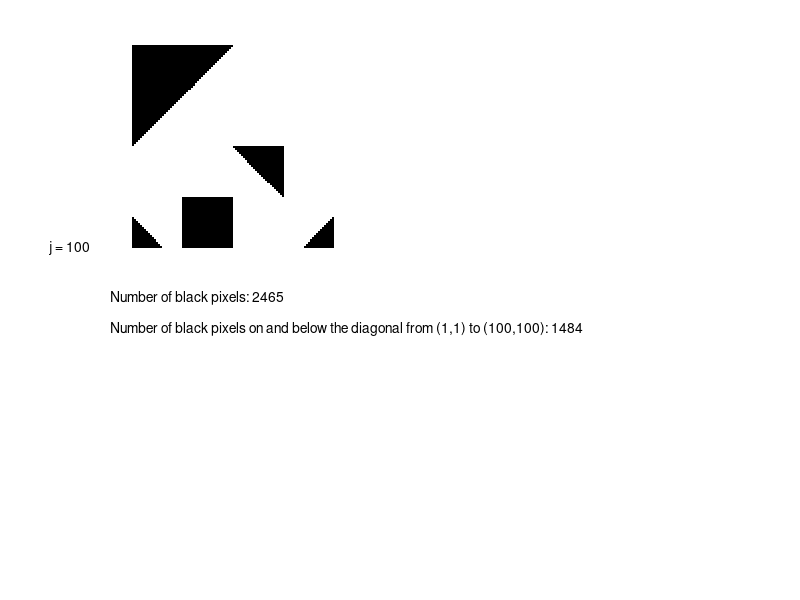

The MATLAB script that drew this image:
%=========================================================================
% The code for your courework can be written in the spaces provided below
%=========================================================================

%//////////////////////////////////////////////////
%//////// CW Task 1: Write your code below ////////
%//////////////////////////////////////////////////


% creates array of white pixels
A = logical(zeros(100));
A(A==0)=1;

% j string variable (for row counter) initialised
JcounterStr = 'j = ';

% displays figure
figure('Name','Binary images')
subplot(2,2,1)

for j = 1:100
    % iteration counter number
    Jcounter = num2str(j);
    figureTextJ = {[JcounterStr Jcounter]};

    % top left triangle (the conditional statement iterates j columns to
    % the right and 1:(51-j) rows down)
    if j<=50
        A(j, (1:(51-j))) = 0;        
    end

    % square (the conditional statement iterates from the 26th to 50th column
    % and 76th to 100th row)
    if j<=25
        A(76:100, (25+j)) = 0;
    end

    % middle triangle (the conditional statement iterates from the 51st to
    % 75th column and from the 51st to 75th row simultaneously)
    if j<=25
        A((50+j), (75-(25-j)):75) = 0;
    end

    % bottom left triangle (the conditional statement iterates from the 1st
    % to 15th column and 86th to 100th row simultaneously)
    if j<=15
        A(((85+j):100), j) = 0;
    end
    
    % bottom right triangle (the conditional statement iterates from the
    % 100th to 86th column and 86th to 100th row simultaneously)
    if j<=15
        A((101-j), (85+j):100) = 0;
    end
    
    % displays row counter with a pause of 0.01
    imshow(A)
    text(-40,j,figureTextJ,'FontSize',10);
    pause(0.01);
end

% displays number of black pixels
black_pixels = num2str(numel(A(A==0)));
black_pixels_text = {['Number of black pixels: ' black_pixels]};
text(-10,125,black_pixels_text,'FontSize',10);

% displays number of black pixels on and below the diagonal from (1,1) to
% (100,100)
black_pixels_diagonal = 0;
for i = 1:100
    for y = i:100
        if A(y, i) == 0
            black_pixels_diagonal = black_pixels_diagonal + 1;
        end
    end
end

black_pixels_diagonal_string = num2str(black_pixels_diagonal);
black_pixels_diagonal_text = {['Number of black pixels on and below the diagonal from (1,1) to (100,100): ' black_pixels_diagonal_string]};
text(-10,140,black_pixels_diagonal_text,'FontSize',10);


%//////////////////////////////////////////////////
%//////// CW Task 2: Write your code below ////////
%//////////////////////////////////////////////////

%{

% displays figure
figure('Name','Binary images')
subplot(2,2,2)

% creates uint8 array of zeros (100*100)
colourarray = uint8(zeros(100, 100, 3));

% j string variable for row counter initialised
JcounterStr = 'j = ';

for j = 1:100
    % iteration counter number initialised
    Jcounter = num2str(j);
    figureTextJ = {[JcounterStr Jcounter]};

    % green triangle (conditional statement iterates from the 1st to 100th
    % column and 100-(100-j) rows down simultaneously, assigning a green 
    % gradient of 255-2*(j-1) to the pixel each time)
    if j<=100
        colourarray((100-(100-j)), j:100, 2) = 255-2*(j-1);
    end
    
    % blue triangle (conditional statement iterates from 1st to 50th column
    % and (100-j):100 rows down, assigning a blue value of 200 to every pixel)
    if j<=50
        colourarray((101-j):100, j, 3) = 200;
    end
    
    % red triangle (conditional statement iterates from 1st to 100th row
    % and j+1:(100-j) columns down, assigning a red gradient of 253-2*(j-1)
    % to the pixel each time
    if j<=50
        colourarray(j+1:(100-j), j, 1) = 253-2*(j-1);
    end
    
    % greyscale triangle (conditional statement iterates from the 100th to
    % 51st column and 100-(50-j):(100-j) rows, assigning a greyscale value 
    % of 135+5*(j)
    if j<=50
        colourarray(101-j, 100-(50-j):(100-j), 1:3) = 135+5*(j);
    end
    
    % shows updated image with every iteration with a pause of 0.01 between
    % each iteration
    imshow(colourarray)
    text(-40,j,figureTextJ,'FontSize',10);
    pause(0.01);
end

%}
